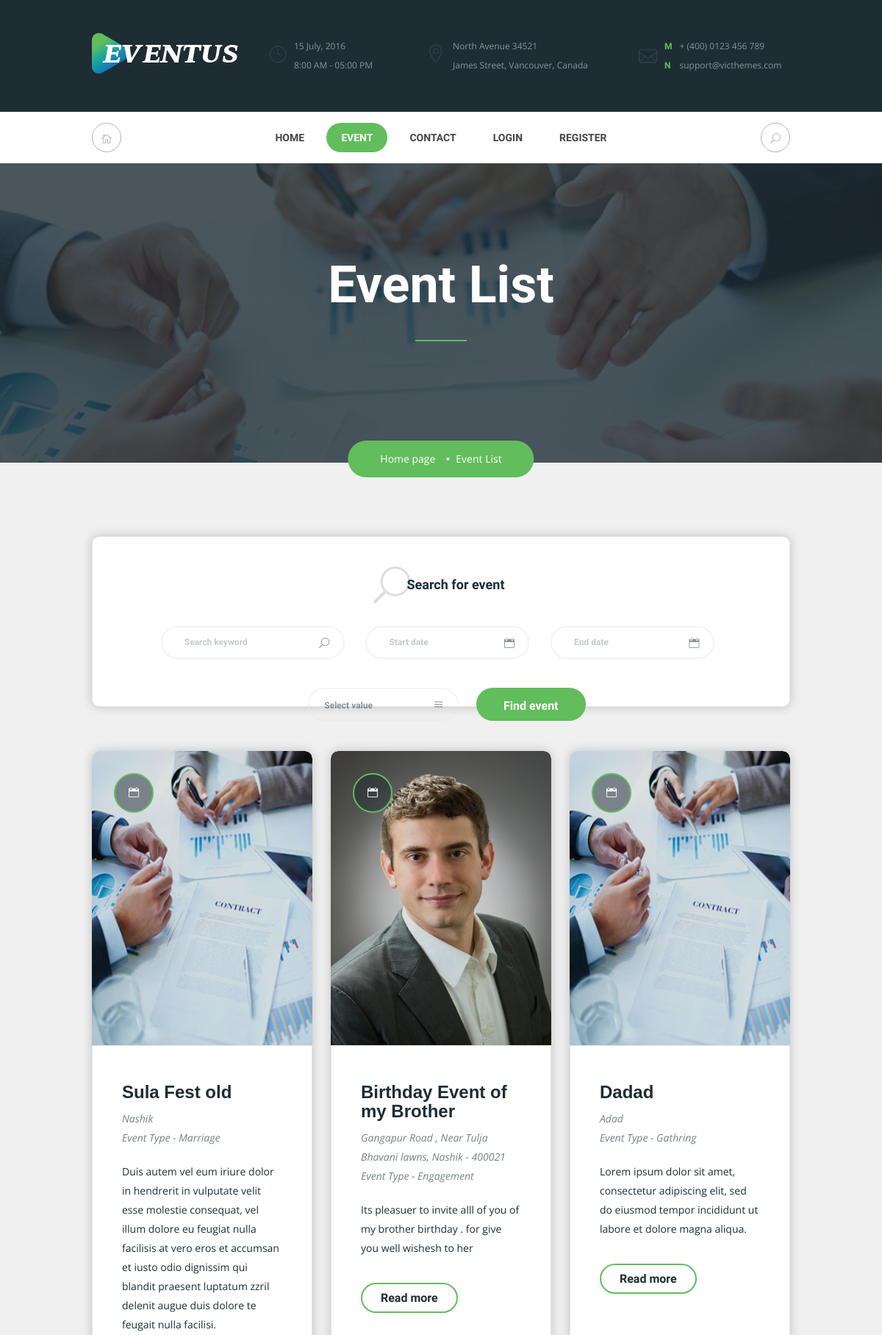
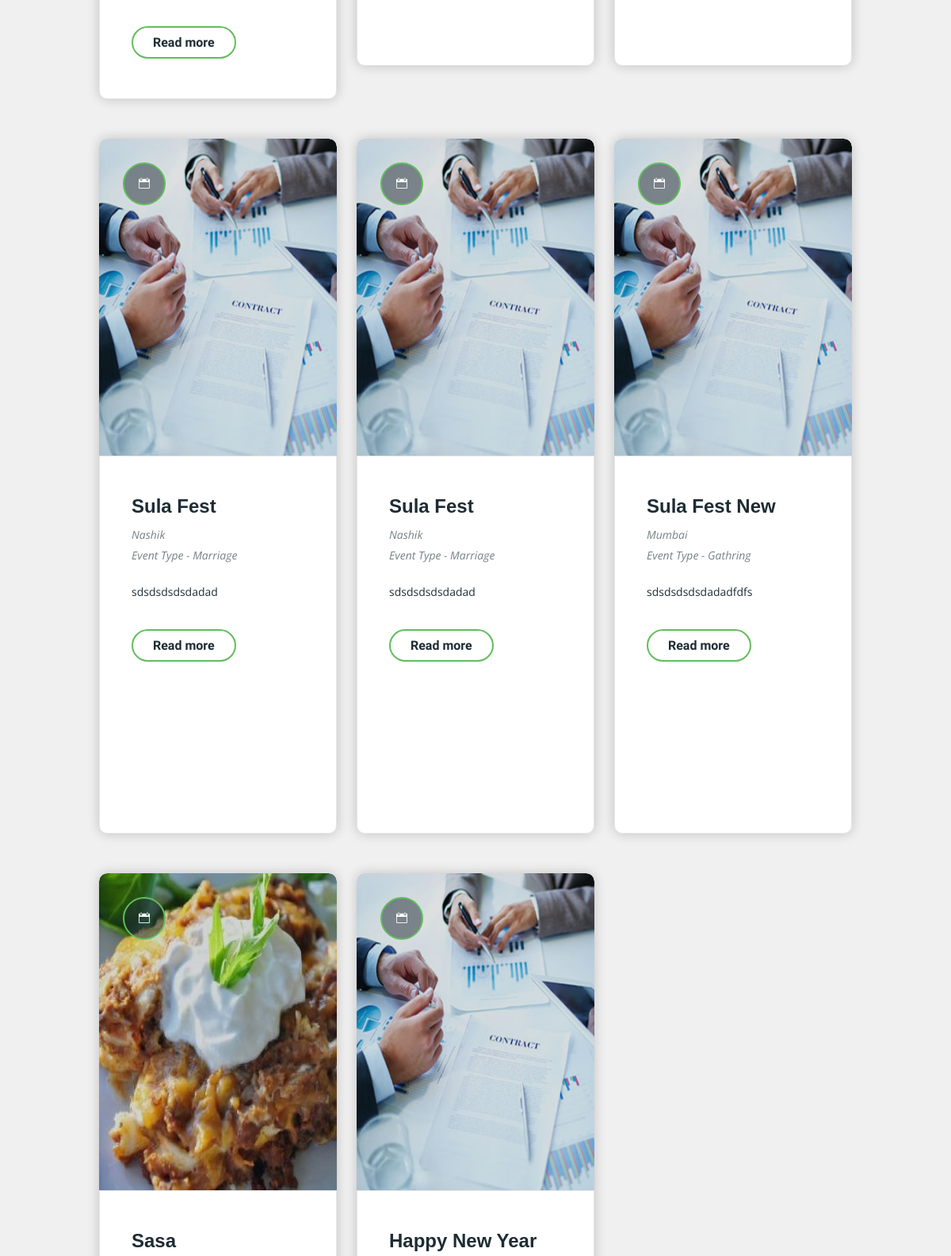
The app's page /index.php/event/event_list (upper part) with its own data (2 pictures, top to bottom).
### tables this page shows
CREATE TABLE `wwc_manage_event` (
  `id` int(11) NOT NULL,
  `event_title` varchar(30) NOT NULL,
  `event_location` text NOT NULL,
  `event_image_path` varchar(100) NOT NULL,
  `event_email` varchar(50) NOT NULL,
  `event_contact` varchar(12) NOT NULL,
  `event_cost` int(11) DEFAULT '0',
  `event_organizer` varchar(100) DEFAULT NULL,
  `event_seats` int(11) DEFAULT '0',
  `event_venue` text,
  `cat_id` int(11) NOT NULL,
  `event_description` text NOT NULL,
  `event_startdate` varchar(20) NOT NULL,
  `event_enddate` varchar(20) NOT NULL,
  `event_time` varchar(5) NOT NULL,
  `status` tinyint(1) NOT NULL COMMENT '0=>inactive, 1=>active',
  `created_on` datetime NOT NULL,
  `updated_on` datetime NOT NULL,
  `deleted_on` datetime NOT NULL
);

CREATE TABLE `wwc_manage_category` (
  `cat_id` int(11) NOT NULL,
  `cat_name` varchar(255) NOT NULL,
  `cat_url` varchar(255) DEFAULT NULL,
  `status` tinyint(1) NOT NULL COMMENT '0=>inactive, 1=>active, 2=>deleted',
  `meta_keywords` text,
  `meta_description` text,
  `created_on` datetime DEFAULT NULL,
  `updated_on` datetime DEFAULT NULL,
  `deleted_on` datetime DEFAULT NULL
);

### application/controllers/Event.php (called while the page is built, shortened)
<?php
class Event extends CI_Controller {
	public function __construct()
	{
		$this->load->model('common_model');
	}
	public function event_list()
	{
		$sql="SELECT e.*,c.cat_name FROM wwc_manage_event e , wwc_manage_category c where c.cat_id=e.cat_id order by event_startdate";
		$sql_query=$this->db->query($sql)->result_array();
		$cat_list=$this->common_model->get_records('wwc_manage_category','',array('status !='=>2));
		$this->load->view('event',array('event_list'=>$sql_query,'cat_list'=>$cat_list));
	}
}

### index.php (called while the page is built, shortened)
<?php
require_once BASEPATH.'core/CodeIgniter.php';

### application/models/common_model.php (called while the page is built, shortened)
<?php if ( ! defined('BASEPATH')) exit('No direct script access allowed');
class Common_model extends CI_Model
{
	public function niceTrim($string)
	{
		$sentences = preg_split('/(?<=[.?!;])\s+(?=\p{Lu})/', $string);
		$ii = 0;
		$paragraphs = array();
		foreach ( $sentences as $value ) {
			if ( isset($paragraphs[$ii]) ) { $paragraphs[$ii] .= $value; }
			else { $paragraphs[$ii] = $value; }
			if ( 19 < str_word_count($paragraphs[$ii]) ) {
				$ii++;
			}
		}
		return $paragraphs;
	}
}

### application/views/event.php (the view, shortened to what this page needs)
<?php include('include/event_header.php'); ?>
 <section class="event-grid-3-column-banner ev-banner ev-overlay-background sec-padding-banner uk-text-center">
            <div class="uk-container uk-container-center">
                <div class="ev-box-title">
                    <h3>Event List</h3>
                    <p></p>
                    <div class="ev-border-line-primary"></div>
                </div>
            </div>
        </section>
        <section class="event-grid-3-column-page home-four sec-padding uk-text-center">
            <div class="uk-container uk-container-center">
                <div class="ev-title-page">
                    <h3>
                        <a href="<?php echo base_url(); ?>"><span>Home page</span></a>
                        <a href="#"><span>Event List</span></a>
                    </h3>
                </div>
                <div class="find-event">
                    <div class="uk-container uk-container-center">
                        <div class="uk-grid uk-grid-collapse">
                            <div class="uk-width-medium-2-10 uk-width-small-1-1 uk-width-1-1">
                                <div class="ev-box-title">
                                    <h3>Search for event</h3>
                                </div>
                            </div>
                            <div class="uk-width-medium-8-10 uk-width-small-1-1 uk-width-1-1">
                                <form id="find_event" class="uk-form" method="post"
								action="<?php echo base_url("event/search_event_list") ?>" >
                                    <div class="uk-form-icon">
                                        <i class="icon icon_search"></i>
                                        <input id="search_keyword" name="search_keyword" class="search-keyword" type="text" placeholder="Search keyword">
                                    </div>
                                    <div class="uk-form-icon">
                                        <i class="icon icon_calendar"></i>
                                        <input type="text" id="start_date" name="start_date" placeholder="Start date" data-uk-datepicker="{format:'DD-MM-YYYY'}">
                                    </div>
									<div class="uk-form-icon">
                                        <i class="icon icon_calendar"></i>
                                        <input type="text" id="end_date" name="end_date" placeholder="End date" data-uk-datepicker="{format:'DD-MM-YYYY'}">
                                    </div>
                                    <div class="uk-form-icon">
                                        <i class="icon icon_menu"></i>
                                        <label>
                                            <select id="category_list" name="category_list">
												<option value="">Select value</option>
											</select>
                                        </label>
                                    </div>
                                    <button type="submit" style="margin-left: 20px !important;" class="ev-button ev-button-primary ev-button-text-white">Find event</button>
                                </form>
                            </div>
                        </div>
                    </div>
                </div>
                <div class="uk-grid">
                       <?php foreach($event_list as $event_info) { ?>
					   <div class="uk-width-medium-1-3 uk-width-small-1-1 uk-width-1-1">
					   <div class="box">
                            <div class="box-img ev-overlay-background">
                                <?php if(!empty($event_info['event_image_path'])) { ?>
   <img src="<?php echo base_url('assets/admin/images/event/'.$event_info['id'].'/'.$event_info['event_image_path']); ?>" alt="#">
									<?php }
									else {
									?>
									 <img src="<?php echo base_url('assets/'); ?>images/upcomingson/upcoming-event-home-five-1-2.jpg" alt="#">
									<?php } ?>
                                <a href="#">
                                    <span class="icon icon_calendar"></span>
                                </a>
                            </div>
                            <div class="box-content">
                                <a href="#"><h3><?php echo $event_info['event_title'] ?></h3></a>
                                <span><?php echo $event_info['event_location'] ?></span><br>
								<span>Event Type - <?php echo $event_info['cat_name'] ?></span>
                                <p><?php
								$event_description=$this->common_model->niceTrim($event_info['event_description']);
								echo strip_tags($event_description[0]) ?></p>
                                <a href="<?php echo base_url('event/event_details?id='.base64_encode($event_info['id'])) ?>" class="ev-button ev-button-default">Read more</a>
                            </div>
						</div>
					</div>
					   <?php } ?>
                </div>
            </div>
        </section>

### records on screen
wwc_manage_event: event_title "Sula Fest old", event_location "Nashik", cat.cat_name "Marriage", event_description "Duis autem vel eum iriure dolor in hendrerit in vulputate velit esse molestie consequat, vel illum dolore eu feugiat nulla facilisis at vero eros et accumsan et iusto odio dignissim qui blandit praesent luptatum zzril delenit augue duis dolore te feugait nulla facilisi."
wwc_manage_event: id+event_image_path (picture), event_title "Birthday Event of my Brother", event_location "Gangapur Road , Near Tulja Bhavani lawns, Nashik - 400021", cat.cat_name "Engagement", event_description "Its pleasuer to invite alll of you of my brother birthday . for give you well wishesh to her"
wwc_manage_event: event_title "Dadad", event_location "Adad", cat.cat_name "Gathring", event_description "Lorem ipsum dolor sit amet, consectetur adipiscing elit, sed do eiusmod tempor incididunt ut labore et dolore magna aliqua."
wwc_manage_event: event_title "Sula Fest", event_location "Nashik", cat.cat_name "Marriage", event_description "sdsdsdsdsdadad"
wwc_manage_event: event_title "Sula Fest", event_location "Nashik", cat.cat_name "Marriage", event_description "sdsdsdsdsdadad"
wwc_manage_event: event_title "Sula Fest New", event_location "Mumbai", cat.cat_name "Gathring", event_description "sdsdsdsdsdadadfdfs"
wwc_manage_event: id+event_image_path (picture), event_title "Sasa"
wwc_manage_event: event_title "Happy New Year"
